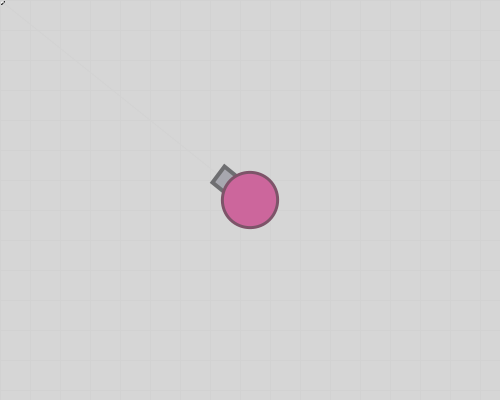
Frame 1 (no input)
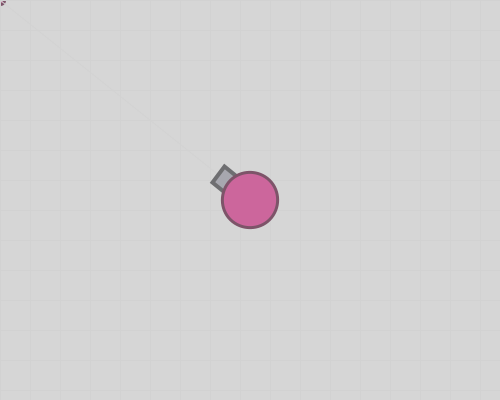
Frame 60 (the mouse pressed at the canvas centre just before this capture)
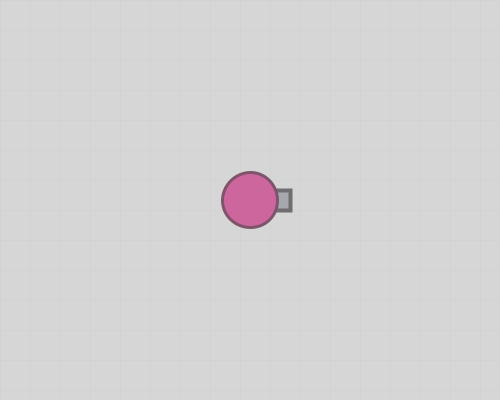
Frame 120 (the mouse held since frame 60 and released just before this capture)

The Processing sketch that drew these frames (run headless with seeded random() and noise(); from frame 60 on, the mouse is pressed at the canvas centre):

// Processing sketch: week07_06_arras06_vx_vy_void_keyPressed_void_keyReleased_void_d
// ── week07_06_arras06_vx_vy_void_keyPressed_void_keyReleased_void_d.pde
// week07_06_arras06_vx_vy_void_keyPressed_void_keyReleased_void_draw
// 希望移動得很順 因為 keyPressed 每秒的次數不夠快 要在 void draw()裡 移動它
// 會移動的背景,但是其他要正確運作
void setup(){
 size(500, 400);
}
void keyPressed(){  //q按下去時,會有速度, 放開後,速度要變成()
  if(keyCode==RIGHT) vx = 1; //x += 1;
  if(keyCode==LEFT) vx -= 1; //x -= 1;
  if(keyCode==UP) vy = -1; //y -= 1;
  if(keyCode==DOWN) vy = 1; //y += 1;
}
void keyReleased(){
  if(keyCode==LEFT || keyCode==RIGHT) vx = 0;
  if(keyCode==UP || keyCode==DOWN) vx = 0;
}
float x = 250, y = 200, vx = 0, vy = 0;
void draw(){
  x += vx;
  y += vy;
  background(214); //灰底
  translate(-x, -y); //讓全世界, 都往反方向移動
  translate(width/2, height/2); //把0,0 移畫面正中心
  float mx = mouseX+x-width/2, my = mouseY+y-height/2; //換算 mx, my 的座標
  ellipse(mx, my, 8, 8);
  stroke(210); //灰底的線
  strokeWeight(1);
  for(int i=0; i<30; i++){
    line(0, i*30, 500, i*30);
    line(i*30, 0, i*30, 500);
  }
  float dx = mx - x, dy = my - y; //改用 mx, my
  float a = atan2(dy, dx); //atan2() 算出角度
  line(x, y, mx, my);
  myTank(x, y, a);
}
void myTank(float x, float y, float a){
  translate(x, y); //大二下圖學課,教的移動
  rotate(a); //大二下圖學課,教的旋轉
  fill(167,167,175);
  stroke(110, 110,113);
  strokeWeight(4);
  rect(20, -10, 20, 20); //砲管//砲塔
  
  fill(204,102,156);
  stroke(125,84,105);
  strokeWeight(3);
  ellipse(0, 0, 55, 55); //圓形的身體
}
